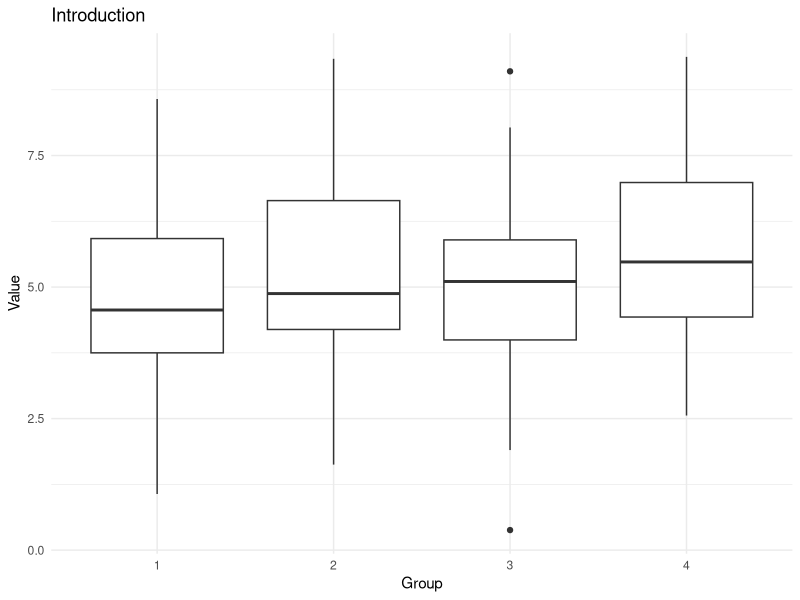
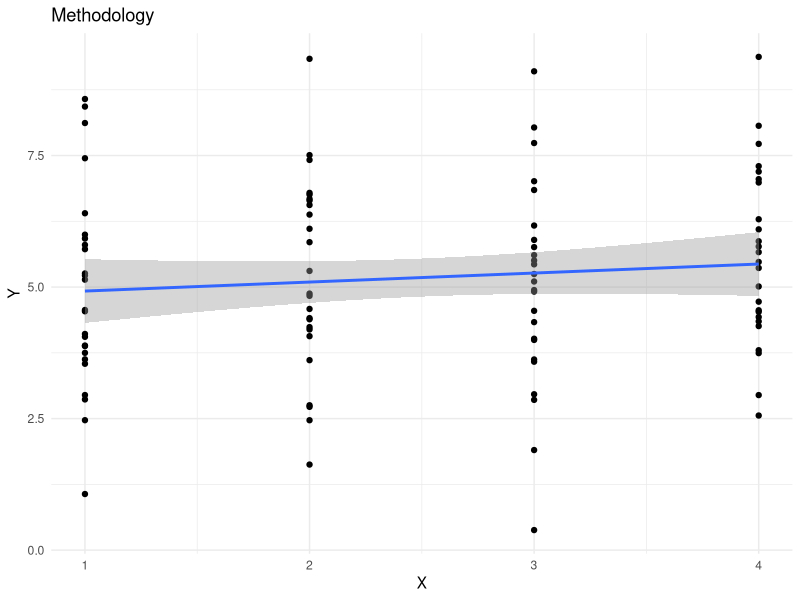
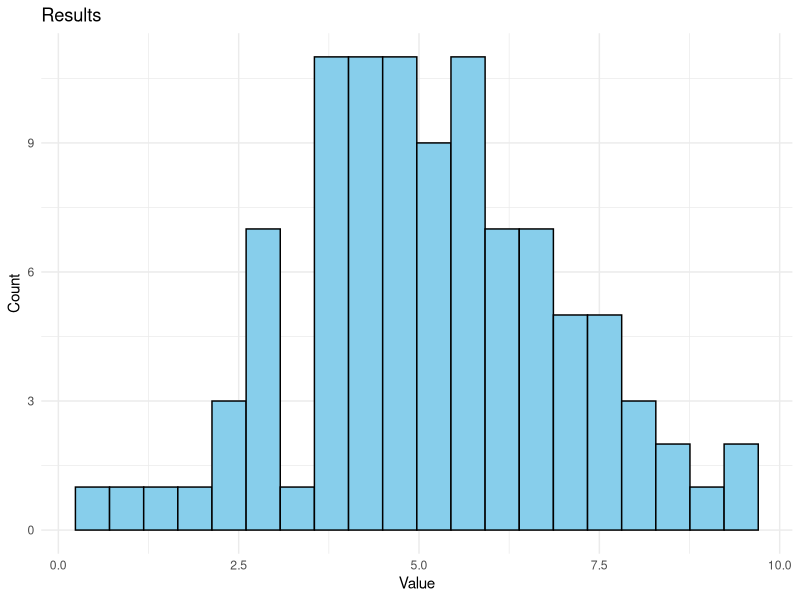
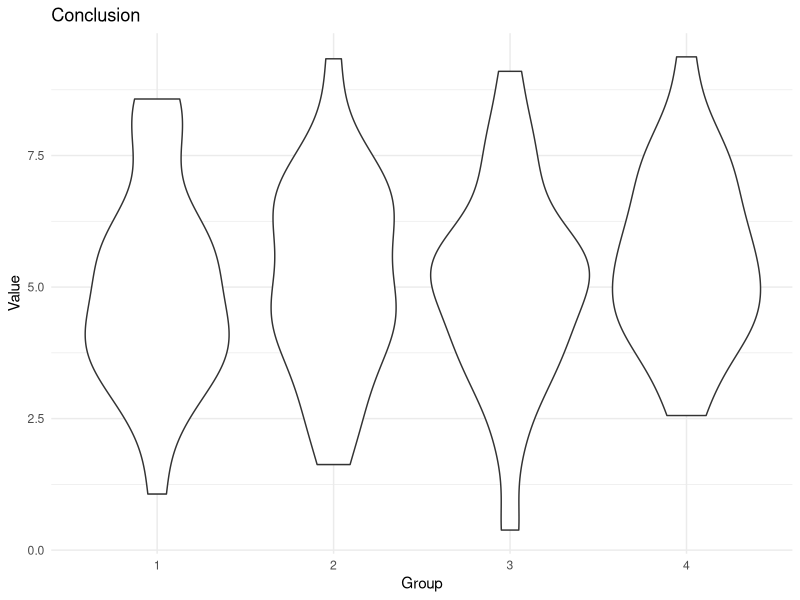

R code for these plots, in order:
## ---- chunk 1
library(ggplot2)
library(dplyr)
knitr::opts_chunk$set(fig.path = "images/")
## ---- chunk 2
# Generate some sample data
set.seed(123)
data <- data.frame(
x = rep(1:4, each = 25),
y = rnorm(100, mean = 5, sd = 2)
)

# Create plots for each section
plot_intro <- ggplot(data, aes(x = factor(x), y = y)) +
geom_boxplot() +
theme_minimal() +
labs(title = "Introduction", x = "Group", y = "Value")

plot_method <- ggplot(data, aes(x = x, y = y)) +
geom_point() +
geom_smooth(method = "lm") +
theme_minimal() +
labs(title = "Methodology", x = "X", y = "Y")

plot_results <- ggplot(data, aes(x = y)) +
geom_histogram(bins = 20, fill = "skyblue", color = "black") +
theme_minimal() +
labs(title = "Results", x = "Value", y = "Count")

plot_conclusion <- ggplot(data, aes(x = factor(x), y = y)) +
geom_violin() +
theme_minimal() +
labs(title = "Conclusion", x = "Group", y = "Value")

# Save plots
ggsave("images/plot_intro.png", plot_intro, width = 6, height = 4)
ggsave("images/plot_method.png", plot_method, width = 6, height = 4)
ggsave("images/plot_results.png", plot_results, width = 6, height = 4)
ggsave("images/plot_conclusion.png", plot_conclusion, width = 6, height = 4)
